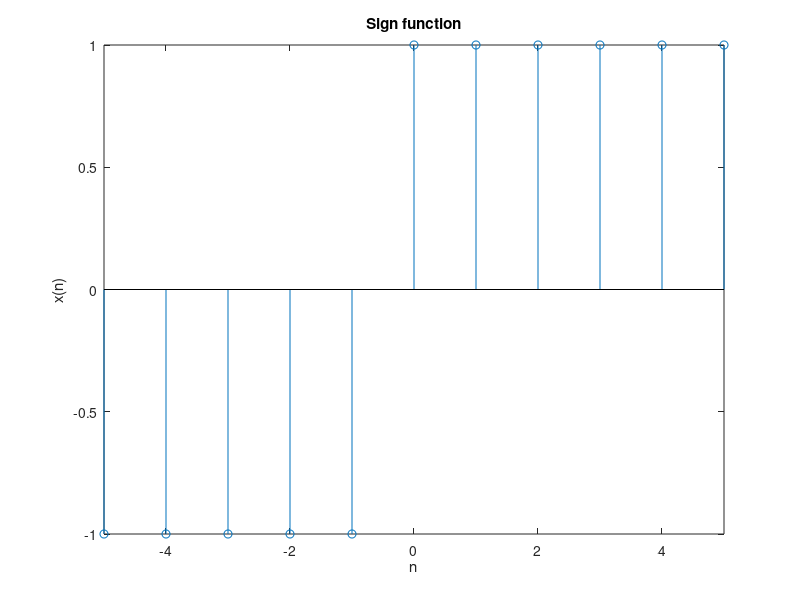

The MATLAB source for this figure:
% Sign function
N = 10; % number of samples
n = -N/2:N/2; % vector
u = [zeros(1,N/2) 1 ones(1,N/2)]; %logic for sign function
x = 2.*u-1;
figure; % display
stem(n,x);
xlabel('n');
ylabel('x(n)');
title('Sign function');
axis([-N/2 N/2 -1 1]);